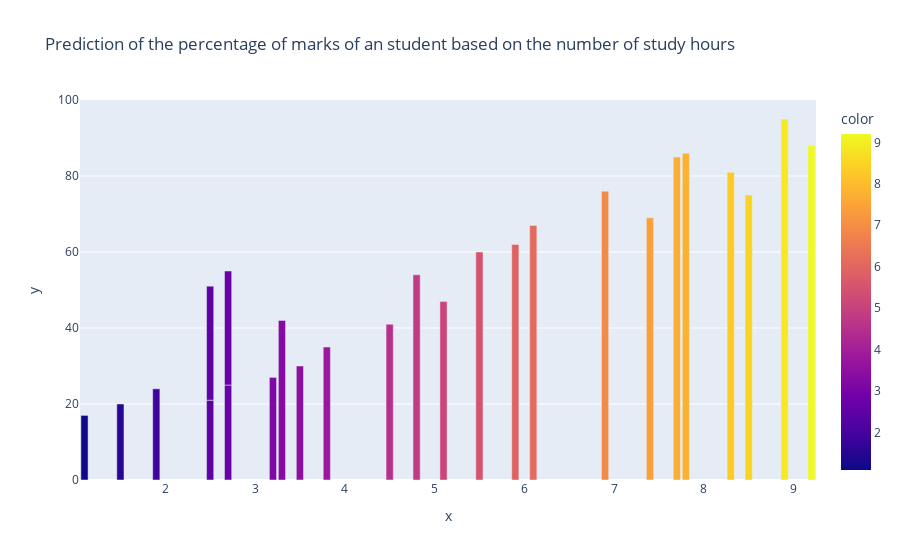

Source (notebook cell):
### Code cell
import plotly.express as px
import matplotlib.pyplot as plt
import numpy as np
import plotly.figure_factory as ff
import plotly.graph_objects as go
fig= px.bar(x =dataset['Hours'], y = dataset['Scores'],title = 'Prediction of the percentage of marks of an student based on the number of study hours', color = dataset['Hours'] )
fig.show()

### Figure 1 — Plotly figure (JSON) as saved in the notebook; plotly's stock layout.template omitted (floating-point values rounded to 4 significant figures)
{"data": [{"alignmentgroup": "True", "hovertemplate": "x=%{x}<br>y=%{y}<br>color=%{marker.color}<extra></extra>", "legendgroup": "", "marker": {"color": [2.5, 5.1, 3.2, 8.5, 3.5, 1.5, 9.2, 5.5, 8.3, 2.7, 7.7, 5.9, 4.5, 3.3, 1.1, 8.9, 2.5, 1.9, 6.1, 7.4, 2.7, 4.8, 3.8, 6.9, 7.8], "coloraxis": "coloraxis"}, "name": "", "offsetgroup": "", "orientation": "v", "showlegend": false, "textposition": "auto", "type": "bar", "x": [2.5, 5.1, 3.2, 8.5, 3.5, 1.5, 9.2, 5.5, 8.3, 2.7, 7.7, 5.9, 4.5, 3.3, 1.1, 8.9, 2.5, 1.9, 6.1, 7.4, 2.7, 4.8, 3.8, 6.9, 7.8], "xaxis": "x", "y": [21, 47, 27, 75, 30, 20, 88, 60, 81, 25, 85, 62, 41, 42, 17, 95, 30, 24, 67, 69, 30, 54, 35, 76, 86], "yaxis": "y"}], "layout": {"barmode": "relative", "coloraxis": {"colorbar": {"title": {"text": "color"}}, "colorscale": [[0, "#0d0887"], [0.1111, "#46039f"], [0.2222, "#7201a8"], [0.3333, "#9c179e"], [0.4444, "#bd3786"], [0.5556, "#d8576b"], [0.6667, "#ed7953"], [0.7778, "#fb9f3a"], [0.8889, "#fdca26"], [1, "#f0f921"]]}, "legend": {"tracegroupgap": 0}, "title": {"text": "Prediction of the percentage of marks of an student based on the number of study hours"}, "xaxis": {"anchor": "y", "domain": [0, 1], "title": {"text": "x"}}, "yaxis": {"anchor": "x", "domain": [0, 1], "title": {"text": "y"}}}}
